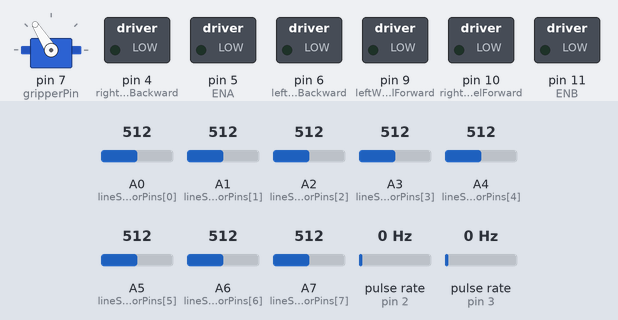
The sketch below on a simulated Arduino Nano, built with avr-gcc and run on an emulated ATmega328P. On the bench: servo, switched loads named in the sketch (green lamp = pin HIGH). Wiring (inferred from the names in the program): 2 × pulse sensor: data pin 2 / data pin 3. Dashed ring = blinking. The test bench sets the inputs (shaded band); at power-on: A0 (lineSensorPins[0]) = 512, A6 (lineSensorPins[6]) = 512, A5 (lineSensorPins[5]) = 512, A1 (lineSensorPins[1]) = 512, A2 (lineSensorPins[2]) = 512, A3 (lineSensorPins[3]) = 512, A4 (lineSensorPins[4]) = 512, A7 (lineSensorPins[7]) = 512, pulse rate (sensors on pin 2, pin 3) 0 Hz. What the sketch prints to the serial monitor is not drawn.

Above: at 1.2 s.
1.3 s: A0 (lineSensorPins[0]) set to 842
4.3 s: A0 (lineSensorPins[0]) set to 861
At 5.3 s:
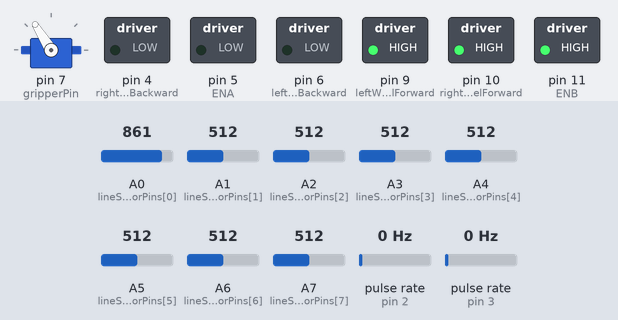
5.9 s: A6 (lineSensorPins[6]) set to 837
8.9 s: A6 (lineSensorPins[6]) set to 867
At 9.8 s:
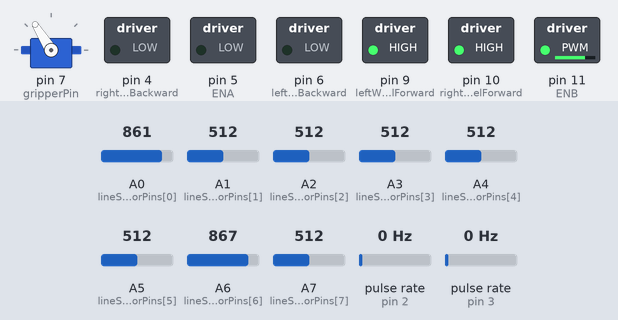
10.5 s: A5 (lineSensorPins[5]) set to 836
12.0 s: A5 (lineSensorPins[5]) set to 864
At 13.2 s:
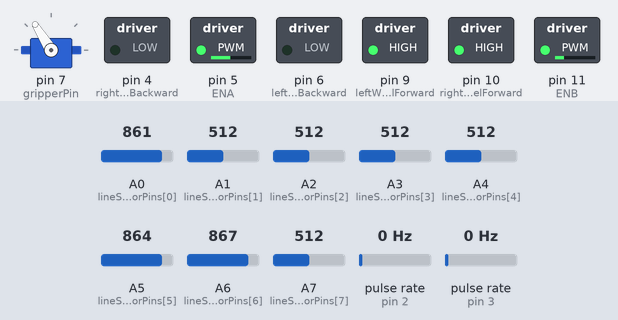
Timing chart, 0 to 14.6 s (numbered marks = the images above; inputs shaded):
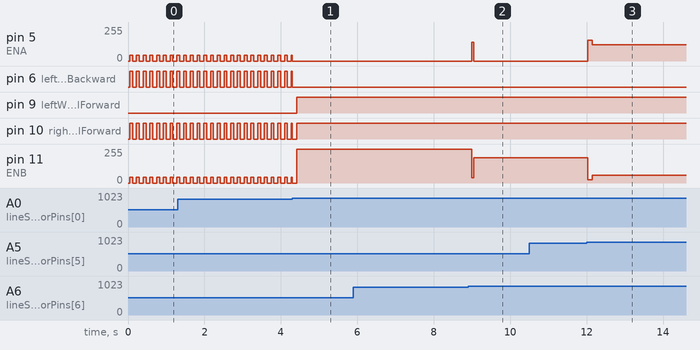

The sketch:

perfect_follow_line_and_curves.ino
```cpp
// === LIBRARIES ===
#include <Servo.h>

// === PIN NUMBERS ===
Servo gripperServo;
const int gripperPin = 7;
const int echoPin = 13;
const int trigPin = 12;

// Motor pins
const int leftWheelForward = 9;
const int leftWheelBackward = 6;
const int rightWheelForward = 10;
const int rightWheelBackward = 4;

// ENA/ENB pins
const int ENA = 5;
const int ENB = 11;

// Encoder pins
const int encoderLeft = 3;   // R2
const int encoderRight = 2;  // R1

// Line Sensors
const int lineSensorPins[8] = {A0, A1, A2, A3, A4, A5, A6, A7};
int sensorValues[8];
bool sensorOnLine[8];
int lastLinePosition = 0;  // weighted position of the line

// === VARIABLES ===
long duration;
int distance;
bool gripperHasClosed = false;

volatile long leftEncoderCount = 0;
volatile long rightEncoderCount = 0;

// Flag timing
unsigned long programStartTime = 0;
bool hasStarted = false;
bool isFlagDetected = false;
const unsigned long MAX_WAIT_TIME = 15000;

// Search state tracking
bool searchingForLine = false;
unsigned long searchStartTime = 0;
int searchDirection = 0;  // -1 = left, 1 = right, 0 = not set

int lastError = 0;          // For derivative calculation
float Kp = 0.20;            // Proportional gain (already in your code)
float Kd = 0.05;            // Derivative gain (new)

// === THRESHOLD ===
// CHANGE HERE
const int LINE_THRESHOLD = 850;  // Below = black, above = white

// === SPEED ===
const int BASE_SPEED = 90;
const int TURN_SPEED = 100;
const int HARD_TURN_SPEED = 40;

// Search parameters - UPDATED
const int SEARCH_SPEED = 45;        // Increased for proper turning
const int SEARCH_PULSE_MS = 70;    // Increased to actually rotate
const int SEARCH_PAUSE_MS = 50;     // Shorter pause
const int MAX_SEARCH_TIME = 10000;  // Stop searching after 10 seconds

// Gripper
const int GRIPPER_OPEN = 1800;
const int GRIPPER_CLOSE = 1400;

// Line-weighting
const int sensorWeights[8] = {-3500, -2500, -1500, -500, 500, 1500, 2500, 3500};


// === SETUP ===
void setup() {
  Serial.begin(9600);

  // Motors
  pinMode(leftWheelForward, OUTPUT);
  pinMode(leftWheelBackward, OUTPUT);
  pinMode(rightWheelForward, OUTPUT);
  pinMode(rightWheelBackward, OUTPUT);
  pinMode(ENA, OUTPUT);
  pinMode(ENB, OUTPUT);

  // Encoders
  pinMode(encoderLeft, INPUT_PULLUP);
  pinMode(encoderRight, INPUT_PULLUP);
  attachInterrupt(digitalPinToInterrupt(encoderLeft), leftEncoderISR, RISING);
  attachInterrupt(digitalPinToInterrupt(encoderRight), rightEncoderISR, RISING);

  // Line sensors
  for (int i = 0; i < 8; i++) pinMode(lineSensorPins[i], INPUT);

  // Gripper
  gripperServo.attach(gripperPin);
  gripperServo.writeMicroseconds(GRIPPER_OPEN);

  programStartTime = millis();

  Serial.println("=== ROBOT READY ===");
}

// === LOOP ===
void loop() {
  //testThresholds();

  // Read sensors
  readAllSensors();

  // Check if line is detected
  if (isLineDetected()) {
    // Line found - stop searching and follow it
    if (searchingForLine) {
      Serial.println("Line found! Resuming normal following.");
      searchingForLine = false;
      searchDirection = 0;
    }
    followLineNormal();
  } else {
    // No line detected - start or continue searching
    if (!searchingForLine) {
      Serial.println("Line lost! Determining search direction...");
      searchingForLine = true;
      searchStartTime = millis();

      // *** CRITICAL: Determine CORRECT search direction ***
      // If robot was turning LEFT (error < 0), line is to the RIGHT
      // So search RIGHT (opposite direction!)
      // If robot was turning RIGHT (error > 0), line is to the LEFT
      // So search LEFT (opposite direction!)

      if (lastLinePosition < 0) {
        // Robot was following LEFT → line is to the RIGHT
        // Search RIGHT
        searchDirection = 1;  // Right
        Serial.println("Was following LEFT → Searching RIGHT");
      } else if (lastLinePosition > 0) {
        // Robot was following RIGHT → line is to the LEFT
        // Search LEFT
        searchDirection = -1; // Left
        Serial.println("Was following RIGHT → Searching LEFT");
      } else {
        // Was centered - default to left
        searchDirection = -1; // Left
        Serial.println("Was centered → Searching LEFT (default)");
      }
    }
    searchForLine();
  }

  delay(50);
}


// === FUNCTIONS ===

// Encoder Interrupts
void leftEncoderISR() {
  leftEncoderCount++;
}

void rightEncoderISR() {
  rightEncoderCount++;
}


// Sensor Reading
void readAllSensors() {
  for (int i = 0; i < 8; i++) {
    sensorValues[i] = analogRead(lineSensorPins[i]);
    // CHANGE HERE FOR BLACK LINE
    sensorOnLine[i] = (sensorValues[i] > LINE_THRESHOLD);
  }
}

int calculateLinePosition() {
  long sumWeighted = 0;
  long count = 0;

  for (int i = 0; i < 8; i++) {
    if (sensorOnLine[i]) {
      sumWeighted += sensorWeights[i];
      count++;
    }
  }

  if (count == 0) return 9999;  // No line detected

  return sumWeighted / count;
}

bool isLineDetected() {
  for (int i = 0; i < 8; i++) {
    if (sensorOnLine[i]) return true;
  }
  return false;
}

// === NORMAL LINE FOLLOWING ===
void followLineNormal() {
  int error = calculateLinePosition();

  // Safety check
  if (error == 9999) {
    return;
  }

  lastLinePosition = error;  // Remember last seen position

  // Slow down on sharp turns
  int dynamicSpeed = BASE_SPEED;
  if (abs(error) > 2000) {
    dynamicSpeed = 45;  // Slow down for sharp turns
  }

  // PD Control
  int derivative = error - lastError;
  int correction = (error * Kp) + (derivative * Kd);
  lastError = error;

  // Display sensor values for debugging
  static unsigned long lastSensorPrint = 0;
  if (millis() - lastSensorPrint > 200) {
    lastSensorPrint = millis();
    Serial.print("Following | Error: ");
    Serial.print(error);
    Serial.print(" | Derivative: ");
    Serial.print(derivative);
    Serial.print(" | Correction: ");
    Serial.print(correction);
    Serial.print(" | Direction: ");
    Serial.print(error > 0 ? "RIGHT" : (error < 0 ? "LEFT" : "CENTER"));
    Serial.print(" | lastLinePosition: ");
    Serial.print(lastLinePosition);
    Serial.print(" | Sensors: ");
    for (int i = 0; i < 8; i++) {
      Serial.print(sensorOnLine[i] ? "1" : "0");
    }
    Serial.println();
  }

  // Calculate motor speeds
  int leftSpeed  = constrain(dynamicSpeed + correction, 0, 255);
  int rightSpeed = constrain(dynamicSpeed - correction, 0, 255);

  // Set motor directions and speeds
  analogWrite(ENA, leftSpeed);
  analogWrite(ENB, rightSpeed);
  digitalWrite(leftWheelForward, HIGH);
  digitalWrite(leftWheelBackward, LOW);
  digitalWrite(rightWheelForward, HIGH);
  digitalWrite(rightWheelBackward, LOW);
}


void stopMotors() {
  // Stop PWM speed
  analogWrite(ENA, 0);
  analogWrite(ENB, 0);

  // Make sure all direction pins are LOW
  digitalWrite(leftWheelForward, LOW);
  digitalWrite(leftWheelBackward, LOW);
  digitalWrite(rightWheelForward, LOW);
  digitalWrite(rightWheelBackward, LOW);
}

void searchForLine() {
  // Timeout check
  if (millis() - searchStartTime > MAX_SEARCH_TIME) {
    Serial.println("Search timeout - stopping motors.");
    stopMotors();
    searchingForLine = false;
    searchDirection = 0;
    return;
  }

  // Spot turn based on direction
  if (searchDirection == -1) {
    // Turn LEFT in place
    digitalWrite(leftWheelForward, LOW);
    digitalWrite(leftWheelBackward, HIGH);
    digitalWrite(rightWheelForward, HIGH);
    digitalWrite(rightWheelBackward, LOW);
  } else if (searchDirection == 1) {
    // Turn RIGHT in place
    digitalWrite(leftWheelForward, HIGH);
    digitalWrite(leftWheelBackward, LOW);
    digitalWrite(rightWheelForward, LOW);
    digitalWrite(rightWheelBackward, HIGH);
  }

  // Rotate slowly
  analogWrite(ENA, SEARCH_SPEED);
  analogWrite(ENB, SEARCH_SPEED);

  // Multiple short checks to detect line
  for (int i = 0; i < 5; i++) {
    delay(SEARCH_PULSE_MS / 5);
    readAllSensors();
    if (isLineDetected()) {
      Serial.println("Found line during turn!");
      stopMotors();
      searchingForLine = false;
      searchDirection = 0;
      return;
    }
  }

  stopMotors();
  delay(SEARCH_PAUSE_MS);
  readAllSensors();

  if (isLineDetected()) {
    Serial.println("Found line after turn!");
    searchingForLine = false;
    searchDirection = 0;
  }
}
```

Measured:
- the behaviour switches between 850 and 851 on A0 (lineSensorPins[0]) (found by bisection; images 0 and 1)
- the behaviour switches between 850 and 851 on A6 (lineSensorPins[6]) (found by bisection; images 1 and 2)
- the behaviour switches between 850 and 851 on A5 (lineSensorPins[5]) (found by bisection; images 2 and 3)
- after the input at 4.3 s, pin 9 (leftWheelForward): LOW → HIGH after 0.12 s
- after the input at 5.9 s, every drawn part: stays the same
- after the input at 8.9 s, pin 5 (ENA): 0/255 → 140/255 after 0.10 s, → 0/255 0.05 s later; pin 11 (ENB): 255/255 → 190/255 after 0.10 s
- after the input at 10.5 s, every drawn part: stays the same
- after the input at 12.0 s, pin 5 (ENA): 0/255 → 156/255 at once, → 123/255 0.11 s later; pin 11 (ENB): 190/255 → 24/255 at once, → 57/255 0.11 s later
- by itself, pin 5 (ENA), pin 11 (ENB): alternates 45/255 for 0.07 s and 0/255 for 0.10 s
- by itself, pin 6 (leftWheelBackward), pin 10 (rightWheelForward): alternates HIGH for 0.07 s and LOW for 0.10 s
